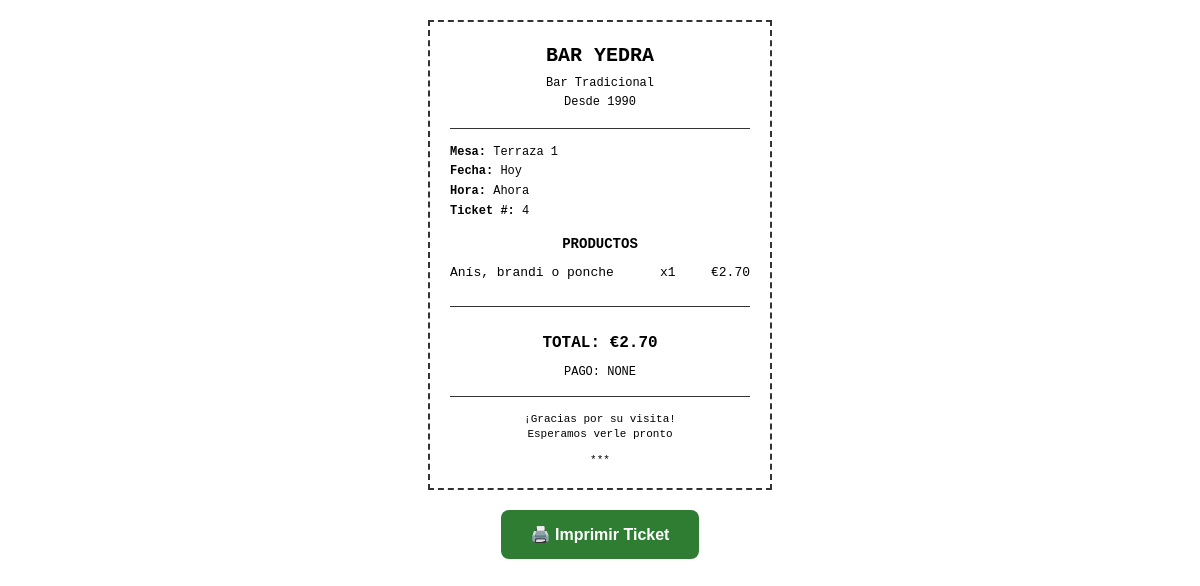
The app's page /print_receipt/4, older data.
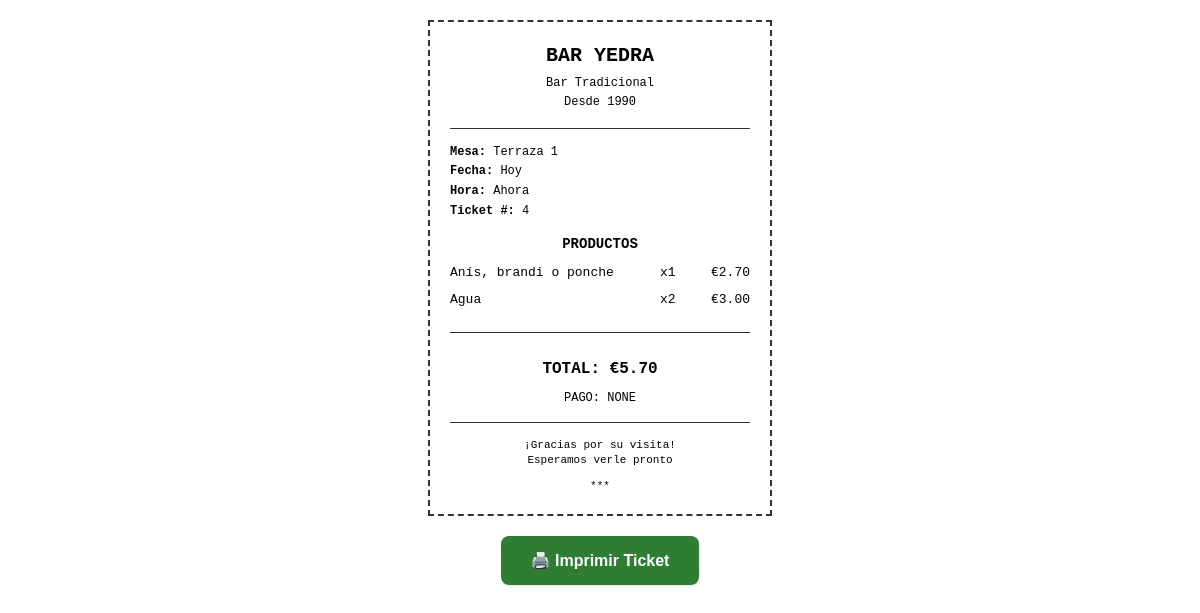
The same page, newer data.
### models.py (models this page shows, shortened)
class Producto(db.Model):
    id = db.Column(db.Integer, primary_key=True)
    nombre = db.Column(db.String(100), nullable=False)
    precio = db.Column(db.Numeric(10, 2), nullable=False)
    categoria = db.Column(db.String(50), nullable=False, default='General')
    foto_url = db.Column(db.String(255), nullable=True)
    descripcion = db.Column(db.Text, nullable=True)
    activo = db.Column(db.Boolean, default=True)
    orden = db.Column(db.Integer, default=0)  # Para ordenar productos en la interfaz
    stock_actual = db.Column(db.Integer, default=0)  # Cantidad actual en stock
    stock_minimo = db.Column(db.Integer, default=5)  # Alerta cuando llegue a este nivel
    unidad_medida = db.Column(db.String(20), default='unidad')  # unidad, litro, kg, etc.
    fecha_actualizacion = db.Column(db.DateTime, default=datetime.utcnow)

class Pedido(db.Model):
    id = db.Column(db.Integer, primary_key=True)
    mesa_id = db.Column(db.Integer, db.ForeignKey('mesa.id'), nullable=False)
    productos = db.Column(db.Text)  # JSON string with products and quantities
    total = db.Column(db.Numeric(10, 2), default=0.00)
    fecha_creacion = db.Column(db.DateTime, default=datetime.utcnow)
    fecha_pago = db.Column(db.DateTime)
    forma_pago = db.Column(db.String(20))  # efectivo, tarjeta
    estado = db.Column(db.String(20), default='abierto')  # abierto, cerrado, pagado
    tickets = db.relationship('Ticket', backref='pedido', lazy=True)

### app.py (the view)
@app.route('/print_receipt/<int:pedido_id>')
def print_receipt(pedido_id):
    pedido = Pedido.query.get_or_404(pedido_id)
    mesa = Mesa.query.get(pedido.mesa_id)
    import json
    productos_dict = json.loads(pedido.productos) if pedido.productos else {}
    productos_detalle = []
    for producto_id_str, cantidad in productos_dict.items():
        producto = Producto.query.get(int(producto_id_str))
        if producto:
            productos_detalle.append({
                'nombre': producto.nombre,
                'precio': float(producto.precio),
                'cantidad': cantidad,
                'subtotal': float(producto.precio) * cantidad
            })
    return render_template('receipt_print.html',
                         pedido=pedido,
                         mesa=mesa,
                         productos_detalle=productos_detalle)

### templates/receipt_print.html (shortened to what this page needs)
<!DOCTYPE html>
<html lang="es">
<head>
</head>
<body>
    <div class="ticket">
        <div class="ticket-header">
            <div class="business-name">BAR YEDRA</div>
            <div class="business-info">Bar Tradicional</div>
            <div class="business-info">Desde 1990</div>
        </div>
        <div class="ticket-info">
            <div><strong>Mesa:</strong> {{ mesa.zona }} {{ mesa.numero }}</div>
            <div><strong>Fecha:</strong> {{ pedido.fecha_pago.strftime('%d/%m/%Y') if pedido.fecha_pago else 'Hoy' }}</div>
            <div><strong>Hora:</strong> {{ pedido.fecha_pago.strftime('%H:%M') if pedido.fecha_pago else 'Ahora' }}</div>
            <div><strong>Ticket #:</strong> {{ pedido.id }}</div>
        </div>
        <div class="products-section">
            <div style="font-weight: bold; margin-bottom: 10px; text-align: center;">PRODUCTOS</div>
            {% for item in productos_detalle %}
            <div class="product-line">
                <div class="product-name">{{ item.nombre }}</div>
                <div class="product-qty">x{{ item.cantidad }}</div>
                <div class="product-price">€{{ "%.2f"|format(item.subtotal) }}</div>
            </div>
            {% endfor %}
        </div>
        <div class="total-section">
            TOTAL: €{{ "%.2f"|format(pedido.total) }}
        </div>
        <div class="payment-method">
            Pago: {{ pedido.forma_pago|upper }}
        </div>
        <div class="ticket-footer">
            <div>¡Gracias por su visita!</div>
            <div>Esperamos verle pronto</div>
            <div style="margin-top: 10px;">***</div>
        </div>
    </div>
    <button class="print-button" onclick="window.print()">
        🖨️ Imprimir Ticket
    </button>
</body>
</html>

Row changes from the older to the newer data that the page shows:
changed Pedido "Hoy": total "2.70" → "5.70"
now on this page (row unchanged): Producto: nombre "Agua", cantidad "2", subtotal "3.00"
